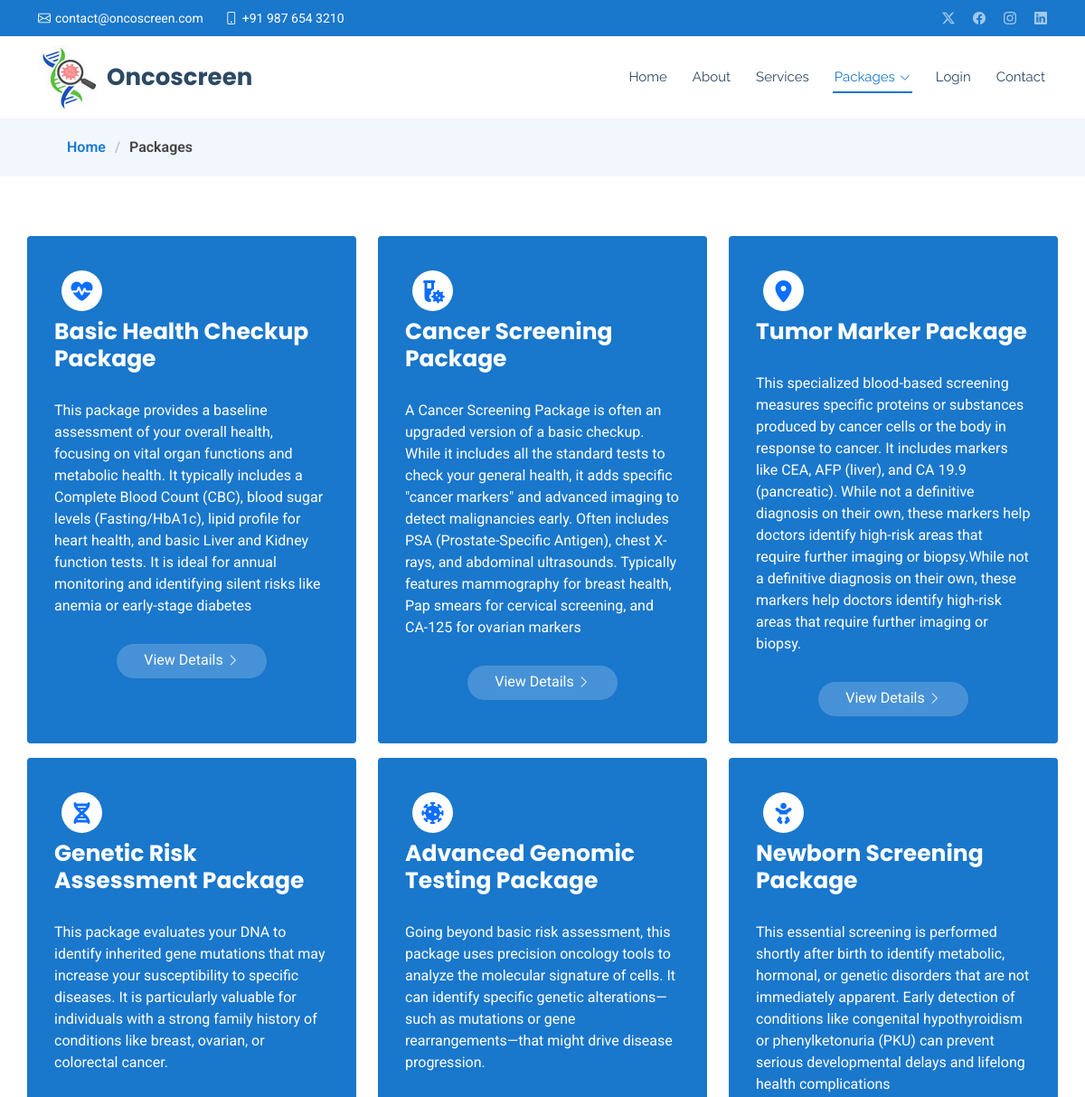
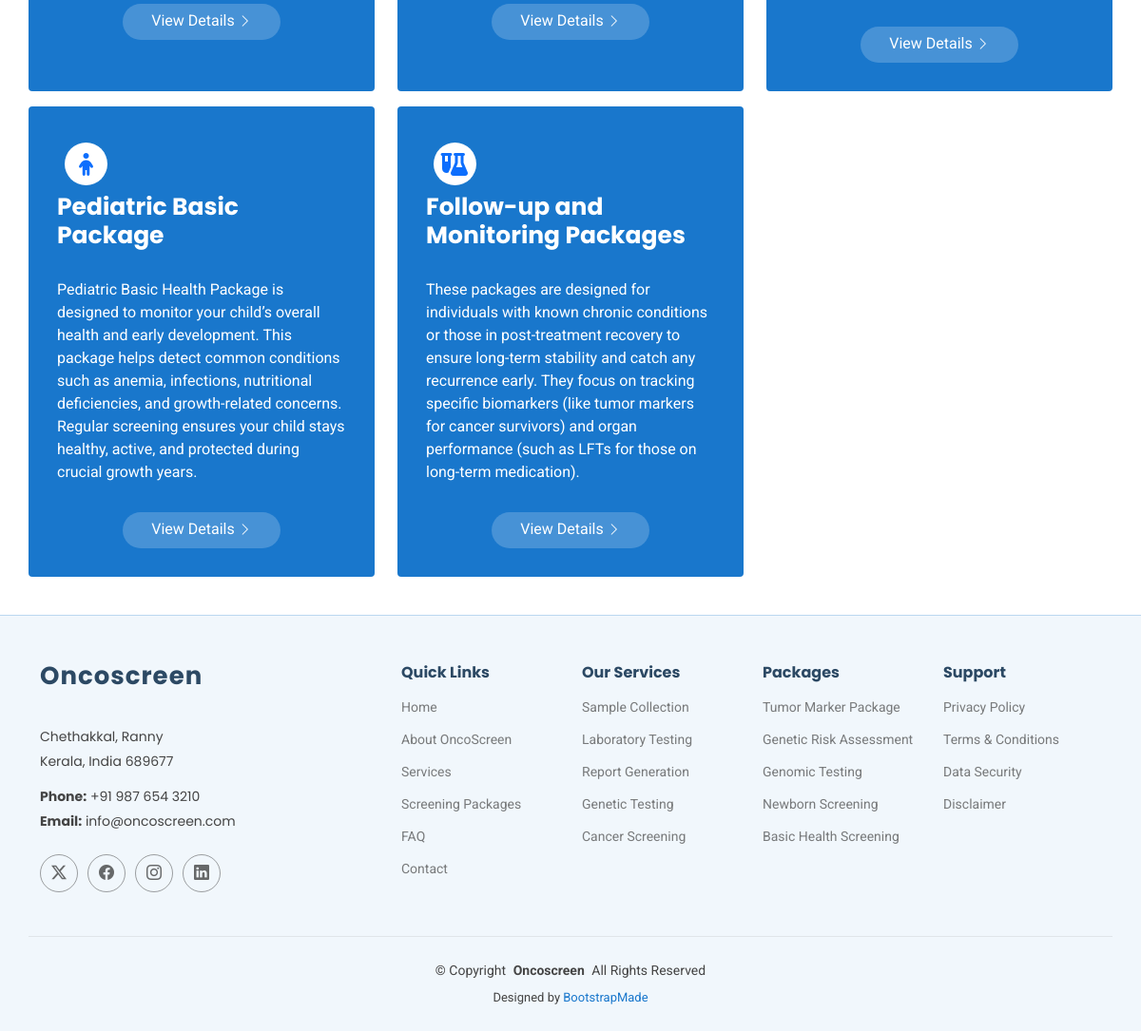
Page /all_categories_view/ on the committed database (2 pictures, top to bottom).
### bookingplatform/models.py (models this page shows, shortened)
class PackageCategory(models.Model):
    name = models.CharField(max_length=255)
    description = models.TextField(blank=True)
    icon = models.CharField(
        max_length=255,
        help_text='Font Awesome icons(e.g. fa-dna, fa-heartbeat)',
        blank=True
    )

### bookingplatform/views.py (the view)
# urls.py: path('all_categories_view/', views.all_categories_view, name='all_categories_view'),
def all_categories_view(request):
    category = PackageCategory.objects.all()
    return render(request, 'category.html',{
        'category':category
    })

### bookingplatform/context_processors.py (called while the page is built, shortened)
def menu_categories(request):
    return{
        'menu_categories':PackageCategory.objects.all()
    }

def notifications(request):
    return{}

### templates/category.html
{% extends 'base.html' %}
{% load static %}
{% block content %}
    <div class="page-title" data-aos="fade">
      <nav class="breadcrumbs">
        <div class="container">
          <ol>
            <li><a href="/">Home</a></li>
            <li class="current">Packages</li>
          </ol>
        </div>
      </nav>
      <div class="">
        <div class="container hero packages" style="padding: 10px 0 40px !important;">
            <div class="content row" >
                {% for  categorys in category %}
                <div class="col-lg-4 d-flex align-items-stretch mt-3">
                    <div class="why-box" data-aos="zoom-out" data-aos-delay="100">
                    <span class="rounded-circle bg-white align-items-center justify-content-center f-2 m-2 d-flex text-primary" style="width: 45px; height: 45px;"><i class="{{categorys.icon}}"></i></span>
                    <h3>{{categorys.name}}</h3>
                    <p>
                       {{categorys.description}}
                    </p>
                    <div class="text-center">
                        <a href="{% url 'category_packages' categorys.id  %}" title="{{packages.id}}" class="more-btn"><span>View Details</span> <i class="bi bi-chevron-right"></i></a>
                    </div>
                    </div>
                </div>
                {% endfor %}
            </div>
        </div>
      </div>
    </div>
{% endblock %}

### static/assets/css/main.css (style rules this page uses)
:root { --default-font: "Roboto", system-ui, -apple-system, "Segoe UI", Roboto, "Helvetica Neue", Arial, "Noto Sans", "Liberation Sans", sans-serif, "Apple Color Emoji", "Segoe UI Emoji", "Segoe UI Symbol", "Noto Color Emoji"; --heading-font: "Poppins", sans-serif; --nav-font: "Raleway", sans-serif; }
:root { --background-color: #ffffff; --default-color: #444444; --heading-color: #2c4964; --accent-color: #1977cc; --surface-color: #ffffff; --contrast-color: #ffffff; }
:root { --nav-color: #2c4964; --nav-hover-color: #1977cc; --nav-mobile-background-color: #ffffff; --nav-dropdown-background-color: #ffffff; --nav-dropdown-color: #2c4964; --nav-dropdown-hover-color: #1977cc; }
:root { scroll-behavior: smooth; }
body { color: var(--default-color); background-color: var(--background-color); font-family: var(--default-font); }
a { color: var(--accent-color); text-decoration: none; transition: 0.3s; }
h1, h2, h3, h4, h5, h6 { color: var(--heading-color); font-family: var(--heading-font); }
.page-title { color: var(--default-color); background-color: var(--background-color); position: relative; }
.page-title nav { background-color: color-mix(in srgb, var(--accent-color), transparent 94%); padding: 20px 0; }
.page-title nav ol { display: flex; flex-wrap: wrap; list-style: none; margin: 0; font-size: 16px; font-weight: 600; }
.page-title nav ol li+li { padding-left: 10px; }
.page-title nav ol li+li::before { content: "/"; display: inline-block; padding-right: 10px; color: color-mix(in srgb, var(--default-color), transparent 70%); }
.hero { width: 100%; min-height: calc(100vh - 112px); padding: 80px 0; display: flex; align-items: center; justify-content: center; position: relative; overflow: hidden; }
.hero .content { margin-top: 40px; }
.hero .content .why-box { color: var(--contrast-color); background: var(--accent-color); padding: 30px; border-radius: 4px; }
.hero .content .why-box h3 { color: var(--contrast-color); font-weight: 700; font-size: 34px; margin-bottom: 30px; }
.hero .content .why-box p { margin-bottom: 30px; }
.hero .content .why-box .more-btn { color: var(--contrast-color); background: color-mix(in srgb, var(--contrast-color), transparent 80%); display: inline-block; padding: 6px 30px 8px 30px; border-radius: 50px; transition: all ease-in-out 0.4s; }
.hero .content .why-box .more-btn i { font-size: 14px; }
.packages .content .why-box h3 { font-size: 25px; }
.packages .content .why-box span i { font-size: 1.5rem; }

### rows in the picture
PackageCategory: name "Basic Health Checkup Package", description "This package provides a baseline assessment of your overall health, focusing on vital organ functions and metabolic health. It typically includes a Complete Blood Count (CBC), blood sugar levels (Fasting/HbA1c), lipid profile for heart health, and basic Liver and Kidney function tests. It is ideal for annual monitoring and identifying silent risks like anemia or early-stage diabetes"
PackageCategory: name "Cancer Screening Package", description "A Cancer Screening Package is often an upgraded version of a basic checkup. While it includes all the standard tests to check your general health, it adds specific \"cancer markers\" and advanced imaging to detect malignancies early. Often includes PSA (Prostate-Specific Antigen), chest X-rays, and abdominal ultrasounds. Typically features mammography for breast health, Pap smears for cervical screening, and CA-125 for ovarian markers"
PackageCategory: name "Tumor Marker Package", description "This specialized blood-based screening measures specific proteins or substances produced by cancer cells or the body in response to cancer. It includes markers like CEA, AFP (liver), and CA 19.9 (pancreatic). While not a definitive diagnosis on their own, these markers help doctors identify high-risk areas that require further imaging or biopsy.While not a definitive diagnosis on their own, these markers help doctors identify high-risk areas that require further imaging or biopsy."
PackageCategory: name "Genetic Risk Assessment Package", description "This package evaluates your DNA to identify inherited gene mutations that may increase your susceptibility to specific diseases. It is particularly valuable for individuals with a strong family history of conditions like breast, ovarian, or colorectal cancer."
PackageCategory: name "Advanced Genomic Testing Package", description "Going beyond basic risk assessment, this package uses precision oncology tools to analyze the molecular signature of cells. It can identify specific genetic alterations—such as mutations or gene rearrangements—that might drive disease progression."
PackageCategory: name "Newborn Screening Package", description "This essential screening is performed shortly after birth to identify metabolic, hormonal, or genetic disorders that are not immediately apparent. Early detection of conditions like congenital hypothyroidism or phenylketonuria (PKU) can prevent serious developmental delays and lifelong health complications"
PackageCategory: name "Pediatric Basic Package", description "Pediatric Basic Health Package is designed to monitor your child’s overall health and early development. This package helps detect common conditions such as anemia, infections, nutritional deficiencies, and growth-related concerns. Regular screening ensures your child stays healthy, active, and protected during crucial growth years."
PackageCategory: name "Follow-up and Monitoring Packages", description "These packages are designed for individuals with known chronic conditions or those in post-treatment recovery to ensure long-term stability and catch any recurrence early. They focus on tracking specific biomarkers (like tumor markers for cancer survivors) and organ performance (such as LFTs for those on long-term medication)."
